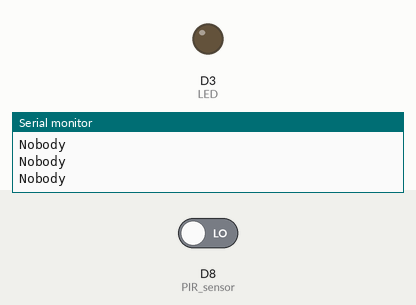
The sketch below on a simulated ESP8266 (NodeMCU). Parts: output pins drawn as LEDs (lit = HIGH), the last lines printed to the serial monitor. The inputs (shaded band) are chosen by the test bench; at power-on: D8 (PIR_sensor) LOW.

Above: at 2.8 s.
2.9 s: D8 (PIR_sensor) driven HIGH
At 3.3 s:
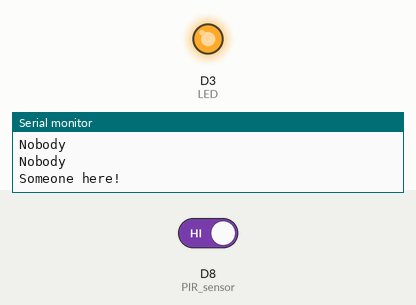
4.5 s: D8 (PIR_sensor) driven LOW
At 6.0 s:
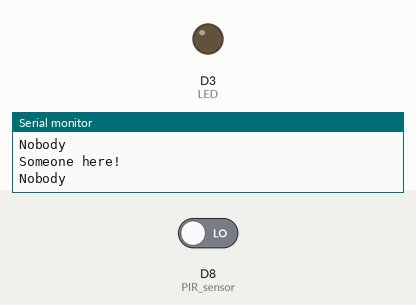
Timing chart, 0 to 7.5 s (numbered marks = the images above; inputs shaded):
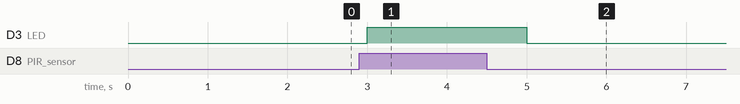

The sketch:

hc_sr051.ino
```cpp
/*
 *     - s +
 * 距离      响应时间
 *
 * 距离 顺时针加大 逆时针减小
 * 响应时间：顺时针加大 逆时针减小
 *
 *
 *
 *
 */


int PIR_sensor = D8;    //指定PIR模拟端口 A5
int LED = D3;           //指定LED端口 13
int val = 0;            //存储获取到的PIR数值

void setup()
{
  pinMode(PIR_sensor, INPUT);   //设置PIR模拟端口为输入模式
  pinMode(LED, OUTPUT);         //设置端口D0为输出模式
  Serial.begin(115200);          //设置串口波特率为115200
}

void loop()  {
  if(digitalRead(PIR_sensor) == HIGH){
    Serial.println("Someone here!");
    digitalWrite(LED,HIGH); //不发声音
    delay(1000);
  }
  else {
    Serial.println("Nobody");
    digitalWrite(LED,LOW); //不发声音
  }
  delay(1000);
}
```

Measured:
- after the input at 2.9 s, D3 (LED): LOW → HIGH after 0.10 s
- after the input at 4.5 s, D3 (LED): HIGH → LOW after 0.50 s
